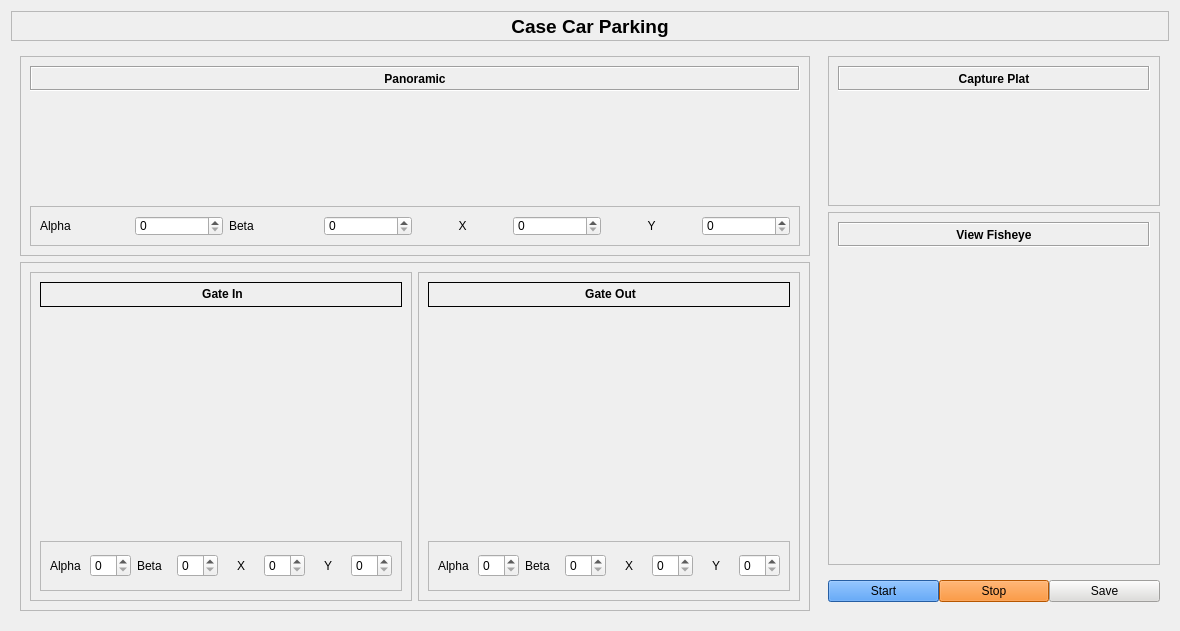
<?xml version="1.0" encoding="UTF-8"?>
<ui version="4.0">
 <class>Form</class>
 <widget class="QWidget" name="Form">
  <property name="geometry">
   <rect>
    <x>0</x>
    <y>0</y>
    <width>1180</width>
    <height>631</height>
   </rect>
  </property>
  <property name="minimumSize">
   <size>
    <width>1000</width>
    <height>0</height>
   </size>
  </property>
  <property name="windowTitle">
   <string>Form</string>
  </property>
  <layout class="QVBoxLayout" name="verticalLayout">
   <item>
    <widget class="QFrame" name="frame_2">
     <property name="sizePolicy">
      <sizepolicy hsizetype="Preferred" vsizetype="Preferred">
       <horstretch>0</horstretch>
       <verstretch>0</verstretch>
      </sizepolicy>
     </property>
     <property name="minimumSize">
      <size>
       <width>0</width>
       <height>30</height>
      </size>
     </property>
     <property name="maximumSize">
      <size>
       <width>16777215</width>
       <height>30</height>
      </size>
     </property>
     <property name="frameShape">
      <enum>QFrame::StyledPanel</enum>
     </property>
     <property name="frameShadow">
      <enum>QFrame::Raised</enum>
     </property>
     <layout class="QVBoxLayout" name="verticalLayout_5">
      <property name="spacing">
       <number>0</number>
      </property>
      <property name="leftMargin">
       <number>0</number>
      </property>
      <property name="topMargin">
       <number>0</number>
      </property>
      <property name="rightMargin">
       <number>0</number>
      </property>
      <property name="bottomMargin">
       <number>0</number>
      </property>
      <item>
       <widget class="QLabel" name="label">
        <property name="font">
         <font>
          <pointsize>14</pointsize>
          <weight>75</weight>
          <bold>true</bold>
         </font>
        </property>
        <property name="text">
         <string>Case Car Parking</string>
        </property>
        <property name="alignment">
         <set>Qt::AlignCenter</set>
        </property>
       </widget>
      </item>
     </layout>
    </widget>
   </item>
   <item>
    <widget class="QFrame" name="frame">
     <property name="frameShape">
      <enum>QFrame::NoFrame</enum>
     </property>
     <property name="frameShadow">
      <enum>QFrame::Raised</enum>
     </property>
     <layout class="QHBoxLayout" name="horizontalLayout">
      <property name="spacing">
       <number>0</number>
      </property>
      <property name="leftMargin">
       <number>0</number>
      </property>
      <property name="topMargin">
       <number>0</number>
      </property>
      <property name="rightMargin">
       <number>0</number>
      </property>
      <property name="bottomMargin">
       <number>0</number>
      </property>
      <item>
       <widget class="QFrame" name="frame_3">
        <property name="frameShape">
         <enum>QFrame::NoFrame</enum>
        </property>
        <property name="frameShadow">
         <enum>QFrame::Raised</enum>
        </property>
        <layout class="QVBoxLayout" name="verticalLayout_3">
         <item>
          <widget class="QFrame" name="frame_12">
           <property name="maximumSize">
            <size>
             <width>16777215</width>
             <height>200</height>
            </size>
           </property>
           <property name="frameShape">
            <enum>QFrame::StyledPanel</enum>
           </property>
           <property name="frameShadow">
            <enum>QFrame::Raised</enum>
           </property>
           <layout class="QVBoxLayout" name="verticalLayout_11">
            <item>
             <widget class="QLabel" name="label_7">
              <property name="minimumSize">
               <size>
                <width>0</width>
                <height>25</height>
               </size>
              </property>
              <property name="maximumSize">
               <size>
                <width>16777215</width>
                <height>25</height>
               </size>
              </property>
              <property name="font">
               <font>
                <weight>75</weight>
                <bold>true</bold>
               </font>
              </property>
              <property name="frameShape">
               <enum>QFrame::Box</enum>
              </property>
              <property name="frameShadow">
               <enum>QFrame::Sunken</enum>
              </property>
              <property name="text">
               <string>Panoramic</string>
              </property>
              <property name="alignment">
               <set>Qt::AlignCenter</set>
              </property>
             </widget>
            </item>
            <item>
             <widget class="QLabel" name="vidio_pano">
              <property name="text">
               <string/>
              </property>
             </widget>
            </item>
            <item>
             <widget class="QFrame" name="frame_14">
              <property name="maximumSize">
               <size>
                <width>16777215</width>
                <height>40</height>
               </size>
              </property>
              <property name="frameShape">
               <enum>QFrame::StyledPanel</enum>
              </property>
              <property name="frameShadow">
               <enum>QFrame::Raised</enum>
              </property>
              <layout class="QHBoxLayout" name="horizontalLayout_5">
               <item>
                <widget class="QLabel" name="alpha_1">
                 <property name="frameShape">
                  <enum>QFrame::NoFrame</enum>
                 </property>
                 <property name="text">
                  <string>Alpha</string>
                 </property>
                </widget>
               </item>
               <item>
                <widget class="QSpinBox" name="spinBox_alpha_1"/>
               </item>
               <item>
                <widget class="QLabel" name="beta_1">
                 <property name="text">
                  <string>Beta</string>
                 </property>
                </widget>
               </item>
               <item>
                <widget class="QSpinBox" name="spinBox_beta_1"/>
               </item>
               <item>
                <widget class="QLabel" name="x_1">
                 <property name="frameShadow">
                  <enum>QFrame::Raised</enum>
                 </property>
                 <property name="text">
                  <string>X</string>
                 </property>
                 <property name="alignment">
                  <set>Qt::AlignCenter</set>
                 </property>
                </widget>
               </item>
               <item>
                <widget class="QSpinBox" name="spinBox_x_1"/>
               </item>
               <item>
                <widget class="QLabel" name="y_1">
                 <property name="text">
                  <string>Y</string>
                 </property>
                 <property name="alignment">
                  <set>Qt::AlignCenter</set>
                 </property>
                </widget>
               </item>
               <item>
                <widget class="QSpinBox" name="spinBox_y_1"/>
               </item>
              </layout>
             </widget>
            </item>
           </layout>
          </widget>
         </item>
         <item>
          <widget class="QFrame" name="frame_8">
           <property name="frameShape">
            <enum>QFrame::StyledPanel</enum>
           </property>
           <property name="frameShadow">
            <enum>QFrame::Raised</enum>
           </property>
           <layout class="QHBoxLayout" name="horizontalLayout_2">
            <item>
             <widget class="QFrame" name="frame_11">
              <property name="frameShape">
               <enum>QFrame::StyledPanel</enum>
              </property>
              <property name="frameShadow">
               <enum>QFrame::Raised</enum>
              </property>
              <layout class="QVBoxLayout" name="verticalLayout_7">
               <item>
                <widget class="QLabel" name="label_3">
                 <property name="maximumSize">
                  <size>
                   <width>16777215</width>
                   <height>25</height>
                  </size>
                 </property>
                 <property name="frameShape">
                  <enum>QFrame::Box</enum>
                 </property>
                 <property name="text">
                  <string>&lt;html&gt;&lt;head/&gt;&lt;body&gt;&lt;p align=&quot;center&quot;&gt;&lt;span style=&quot; font-weight:600;&quot;&gt;Gate In&lt;/span&gt;&lt;/p&gt;&lt;/body&gt;&lt;/html&gt;</string>
                 </property>
                </widget>
               </item>
               <item>
                <widget class="QLabel" name="Gate_In">
                 <property name="text">
                  <string/>
                 </property>
                </widget>
               </item>
               <item>
                <widget class="QFrame" name="frame_6">
                 <property name="maximumSize">
                  <size>
                   <width>16777215</width>
                   <height>50</height>
                  </size>
                 </property>
                 <property name="frameShape">
                  <enum>QFrame::StyledPanel</enum>
                 </property>
                 <property name="frameShadow">
                  <enum>QFrame::Raised</enum>
                 </property>
                 <layout class="QHBoxLayout" name="horizontalLayout_7">
                  <item>
                   <widget class="QLabel" name="alpha_2">
                    <property name="frameShape">
                     <enum>QFrame::NoFrame</enum>
                    </property>
                    <property name="text">
                     <string>Alpha</string>
                    </property>
                   </widget>
                  </item>
                  <item>
                   <widget class="QSpinBox" name="spinBox_alpha_2"/>
                  </item>
                  <item>
                   <widget class="QLabel" name="beta_2">
                    <property name="text">
                     <string>Beta</string>
                    </property>
                   </widget>
                  </item>
                  <item>
                   <widget class="QSpinBox" name="spinBox_beta_2"/>
                  </item>
                  <item>
                   <widget class="QLabel" name="x_2">
                    <property name="frameShadow">
                     <enum>QFrame::Raised</enum>
                    </property>
                    <property name="text">
                     <string>X</string>
                    </property>
                    <property name="alignment">
                     <set>Qt::AlignCenter</set>
                    </property>
                   </widget>
                  </item>
                  <item>
                   <widget class="QSpinBox" name="spinBox_x_2"/>
                  </item>
                  <item>
                   <widget class="QLabel" name="y_2">
                    <property name="text">
                     <string>Y</string>
                    </property>
                    <property name="alignment">
                     <set>Qt::AlignCenter</set>
                    </property>
                   </widget>
                  </item>
                  <item>
                   <widget class="QSpinBox" name="spinBox_y_2"/>
                  </item>
                 </layout>
                </widget>
               </item>
              </layout>
             </widget>
            </item>
            <item>
             <widget class="QFrame" name="frame_10">
              <property name="maximumSize">
               <size>
                <width>16777215</width>
                <height>2000</height>
               </size>
              </property>
              <property name="frameShape">
               <enum>QFrame::StyledPanel</enum>
              </property>
              <property name="frameShadow">
               <enum>QFrame::Raised</enum>
              </property>
              <layout class="QVBoxLayout" name="verticalLayout_4">
               <item>
                <widget class="QLabel" name="label_2">
                 <property name="maximumSize">
                  <size>
                   <width>16777215</width>
                   <height>25</height>
                  </size>
                 </property>
                 <property name="frameShape">
                  <enum>QFrame::Box</enum>
                 </property>
                 <property name="text">
                  <string>&lt;html&gt;&lt;head/&gt;&lt;body&gt;&lt;p align=&quot;center&quot;&gt;&lt;span style=&quot; font-weight:600;&quot;&gt;Gate Out&lt;/span&gt;&lt;/p&gt;&lt;/body&gt;&lt;/html&gt;</string>
                 </property>
                </widget>
               </item>
               <item>
                <widget class="QLabel" name="Gate_Out">
                 <property name="text">
                  <string/>
                 </property>
                </widget>
               </item>
               <item>
                <widget class="QFrame" name="frame_9">
                 <property name="maximumSize">
                  <size>
                   <width>16777215</width>
                   <height>50</height>
                  </size>
                 </property>
                 <property name="frameShape">
                  <enum>QFrame::StyledPanel</enum>
                 </property>
                 <property name="frameShadow">
                  <enum>QFrame::Raised</enum>
                 </property>
                 <layout class="QHBoxLayout" name="horizontalLayout_6">
                  <item>
                   <widget class="QLabel" name="alpha_3">
                    <property name="frameShape">
                     <enum>QFrame::NoFrame</enum>
                    </property>
                    <property name="text">
                     <string>Alpha</string>
                    </property>
                   </widget>
                  </item>
                  <item>
                   <widget class="QSpinBox" name="spinBox_alpha_3"/>
                  </item>
                  <item>
                   <widget class="QLabel" name="beta_3">
                    <property name="text">
                     <string>Beta</string>
                    </property>
                   </widget>
                  </item>
                  <item>
                   <widget class="QSpinBox" name="spinBox_beta_3"/>
                  </item>
                  <item>
                   <widget class="QLabel" name="x_3">
                    <property name="frameShadow">
                     <enum>QFrame::Raised</enum>
                    </property>
                    <property name="text">
                     <string>X</string>
                    </property>
                    <property name="alignment">
                     <set>Qt::AlignCenter</set>
                    </property>
                   </widget>
                  </item>
                  <item>
                   <widget class="QSpinBox" name="spinBox_x_3"/>
                  </item>
                  <item>
                   <widget class="QLabel" name="y_3">
                    <property name="text">
                     <string>Y</string>
                    </property>
                    <property name="alignment">
                     <set>Qt::AlignCenter</set>
                    </property>
                   </widget>
                  </item>
                  <item>
                   <widget class="QSpinBox" name="spinBox_y_3"/>
                  </item>
                 </layout>
                </widget>
               </item>
              </layout>
             </widget>
            </item>
           </layout>
          </widget>
         </item>
        </layout>
       </widget>
      </item>
      <item>
       <widget class="QFrame" name="frame_4">
        <property name="minimumSize">
         <size>
          <width>350</width>
          <height>0</height>
         </size>
        </property>
        <property name="maximumSize">
         <size>
          <width>350</width>
          <height>16777215</height>
         </size>
        </property>
        <property name="frameShape">
         <enum>QFrame::NoFrame</enum>
        </property>
        <property name="frameShadow">
         <enum>QFrame::Raised</enum>
        </property>
        <layout class="QVBoxLayout" name="verticalLayout_2">
         <item>
          <widget class="QFrame" name="frame_5">
           <property name="maximumSize">
            <size>
             <width>16777215</width>
             <height>150</height>
            </size>
           </property>
           <property name="frameShape">
            <enum>QFrame::StyledPanel</enum>
           </property>
           <property name="frameShadow">
            <enum>QFrame::Raised</enum>
           </property>
           <layout class="QVBoxLayout" name="verticalLayout_8">
            <item>
             <widget class="QLabel" name="label_9">
              <property name="minimumSize">
               <size>
                <width>0</width>
                <height>25</height>
               </size>
              </property>
              <property name="maximumSize">
               <size>
                <width>16777215</width>
                <height>25</height>
               </size>
              </property>
              <property name="font">
               <font>
                <weight>75</weight>
                <bold>true</bold>
               </font>
              </property>
              <property name="frameShape">
               <enum>QFrame::Box</enum>
              </property>
              <property name="frameShadow">
               <enum>QFrame::Sunken</enum>
              </property>
              <property name="text">
               <string>Capture Plat</string>
              </property>
              <property name="alignment">
               <set>Qt::AlignCenter</set>
              </property>
             </widget>
            </item>
            <item>
             <widget class="QLabel" name="img_plat">
              <property name="text">
               <string/>
              </property>
             </widget>
            </item>
           </layout>
          </widget>
         </item>
         <item>
          <widget class="QFrame" name="frame_7">
           <property name="frameShape">
            <enum>QFrame::StyledPanel</enum>
           </property>
           <property name="frameShadow">
            <enum>QFrame::Raised</enum>
           </property>
           <layout class="QVBoxLayout" name="verticalLayout_10">
            <item>
             <widget class="QLabel" name="label_13">
              <property name="minimumSize">
               <size>
                <width>0</width>
                <height>25</height>
               </size>
              </property>
              <property name="maximumSize">
               <size>
                <width>16777215</width>
                <height>25</height>
               </size>
              </property>
              <property name="font">
               <font>
                <weight>75</weight>
                <bold>true</bold>
               </font>
              </property>
              <property name="frameShape">
               <enum>QFrame::Box</enum>
              </property>
              <property name="frameShadow">
               <enum>QFrame::Sunken</enum>
              </property>
              <property name="text">
               <string>View Fisheye</string>
              </property>
              <property name="alignment">
               <set>Qt::AlignCenter</set>
              </property>
             </widget>
            </item>
            <item>
             <widget class="QLabel" name="vidio_fisheye">
              <property name="text">
               <string/>
              </property>
             </widget>
            </item>
           </layout>
          </widget>
         </item>
         <item>
          <widget class="QFrame" name="frame_13">
           <property name="minimumSize">
            <size>
             <width>0</width>
             <height>40</height>
            </size>
           </property>
           <property name="maximumSize">
            <size>
             <width>16777215</width>
             <height>40</height>
            </size>
           </property>
           <property name="frameShape">
            <enum>QFrame::NoFrame</enum>
           </property>
           <property name="frameShadow">
            <enum>QFrame::Raised</enum>
           </property>
           <layout class="QHBoxLayout" name="horizontalLayout_3">
            <property name="spacing">
             <number>0</number>
            </property>
            <property name="leftMargin">
             <number>0</number>
            </property>
            <property name="topMargin">
             <number>0</number>
            </property>
            <property name="rightMargin">
             <number>0</number>
            </property>
            <property name="bottomMargin">
             <number>0</number>
            </property>
            <item>
             <widget class="QPushButton" name="button_start">
              <property name="styleSheet">
               <string notr="true">background-color: rgb(53, 132, 228);</string>
              </property>
              <property name="text">
               <string>Start</string>
              </property>
             </widget>
            </item>
            <item>
             <widget class="QPushButton" name="button_stop">
              <property name="styleSheet">
               <string notr="true">background-color: rgb(255, 120, 0);</string>
              </property>
              <property name="text">
               <string>Stop</string>
              </property>
             </widget>
            </item>
            <item>
             <widget class="QPushButton" name="button_save">
              <property name="styleSheet">
               <string notr="true">background-color: rgb(222, 221, 218);</string>
              </property>
              <property name="text">
               <string>Save</string>
              </property>
             </widget>
            </item>
           </layout>
          </widget>
         </item>
        </layout>
       </widget>
      </item>
     </layout>
    </widget>
   </item>
  </layout>
 </widget>
 <resources/>
 <connections/>
</ui>
